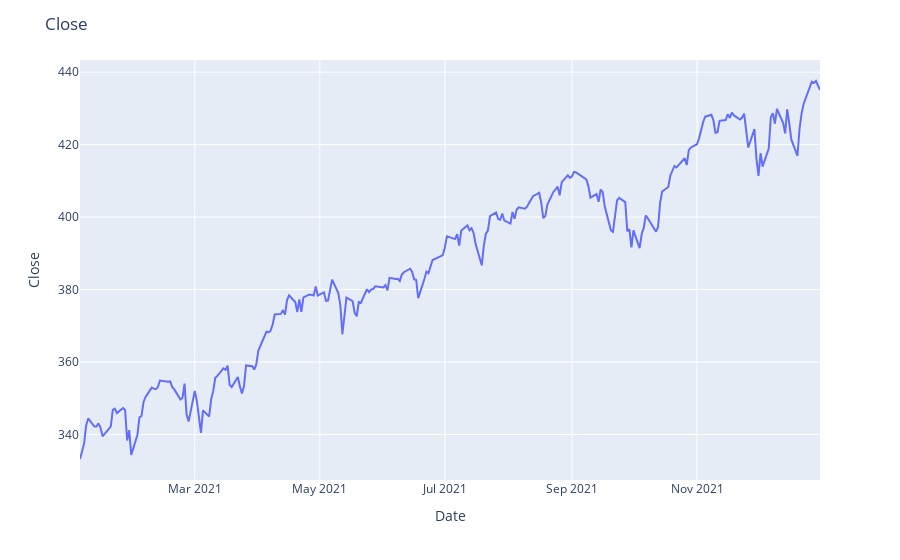

Source (notebook cell):
### Code cell
fig = px.line(prep, x="Date", y="Close")
fig.update_layout(
    title="VOO Close Value"
)
fig.show()

### Figure 1 — Plotly figure (JSON) as saved in the notebook; plotly's stock layout.template omitted (floating-point values rounded to 4 significant figures; data arrays with more than 128 entries replaced by an {"elided": "..."} marker saying what was removed)
{"data": [{"hovertemplate": "Date=%{x}<br>Close=%{y}<extra></extra>", "legendgroup": "", "line": {"color": "#636efa", "dash": "solid"}, "marker": {"symbol": "circle"}, "mode": "lines", "name": "", "orientation": "v", "showlegend": false, "type": "scatter", "x": {"elided": "252 str values"}, "xaxis": "x", "y": {"elided": "252 float values"}, "yaxis": "y"}], "layout": {"autosize": true, "legend": {"tracegroupgap": 0}, "margin": {"t": 60}, "title": {"text": "Close"}, "xaxis": {"anchor": "y", "autorange": true, "domain": [0, 1], "range": ["2021-01-04", "2021-12-31"], "title": {"text": "Date"}, "type": "date"}, "yaxis": {"anchor": "x", "autorange": true, "domain": [0, 1], "range": [327.5, 443.3], "title": {"text": "Close"}, "type": "linear"}}}
